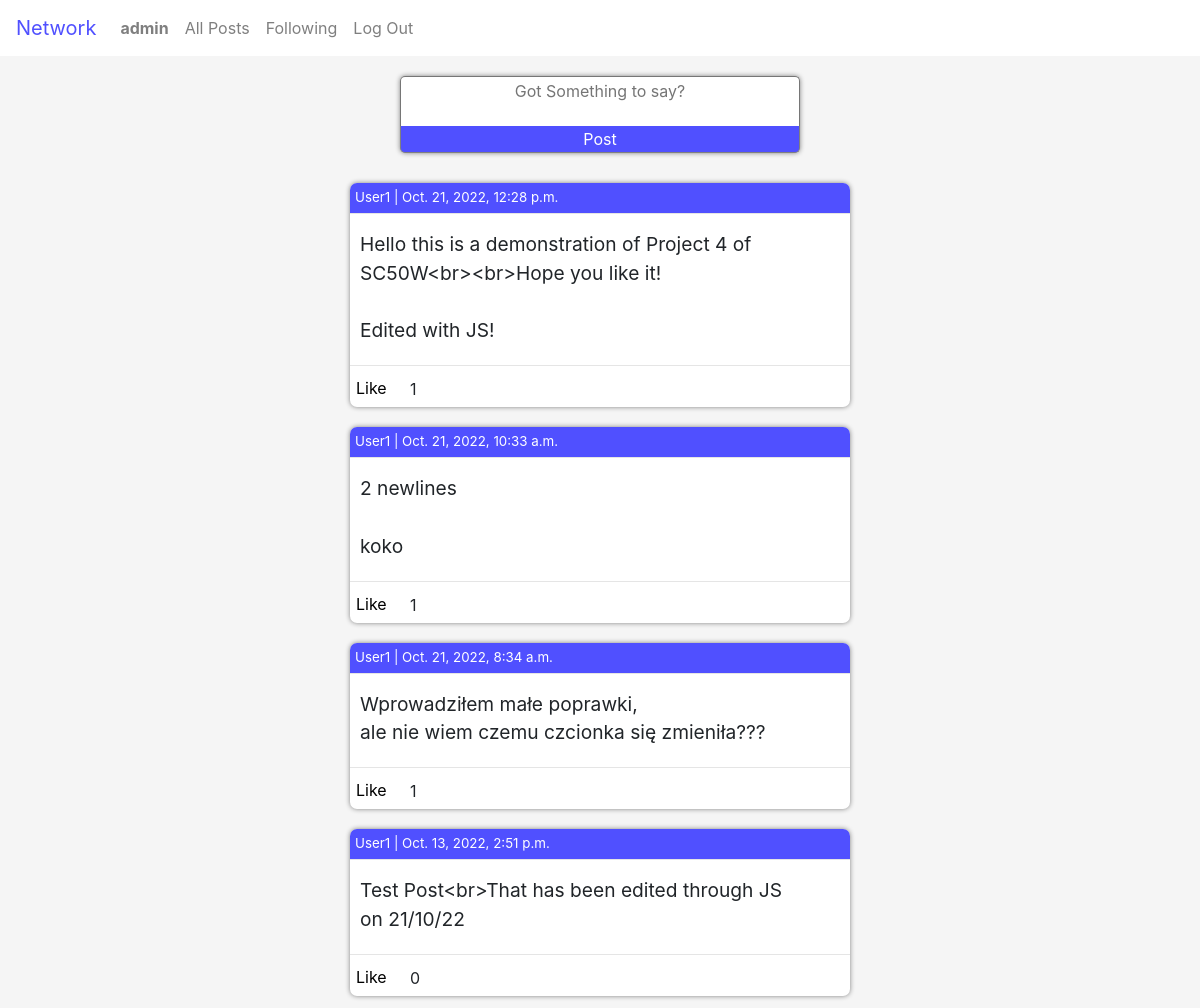
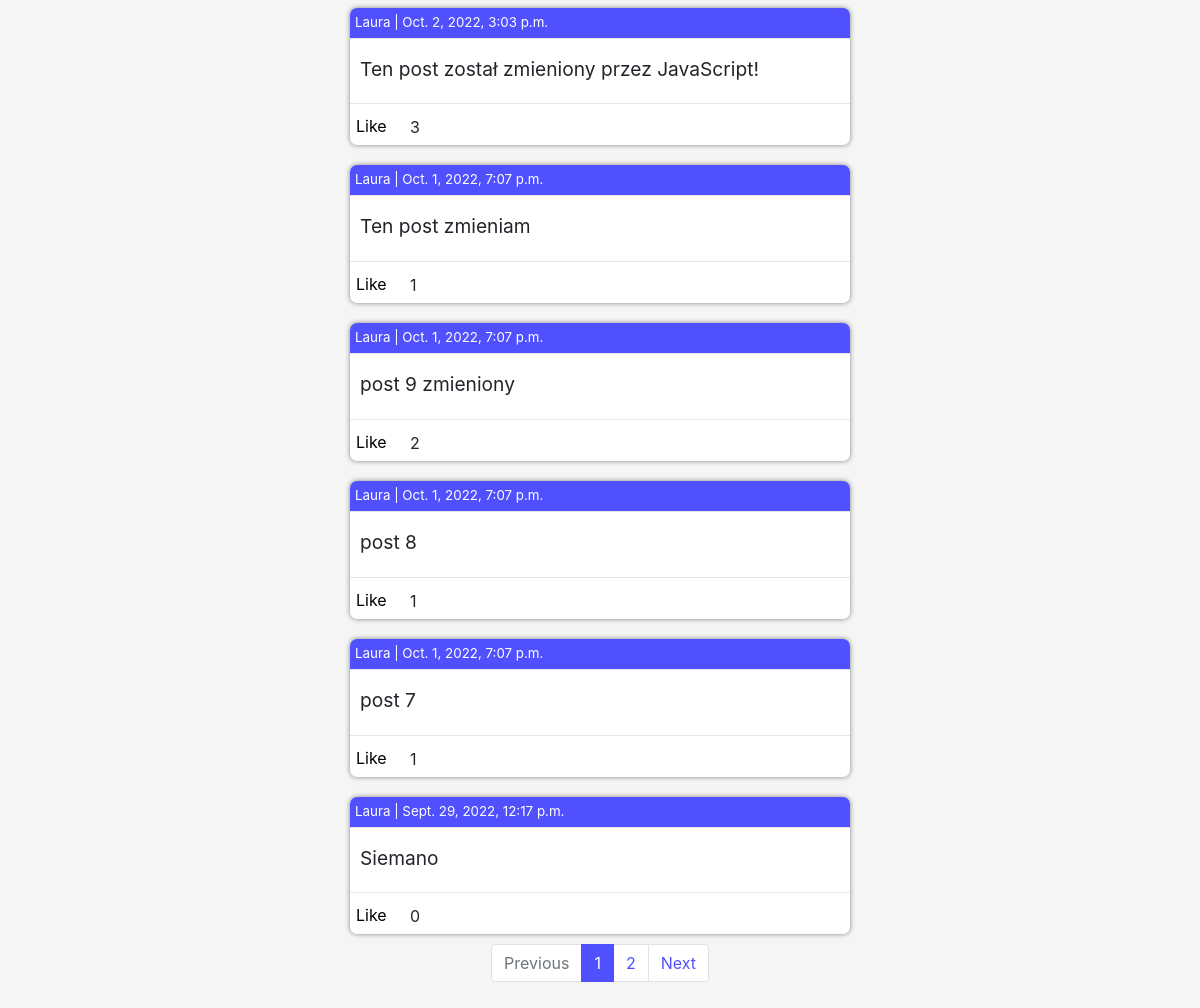
The app's page / (signed in) with its own data (2 pictures, top to bottom).
### network/models.py (models this page shows)
class User(AbstractUser):
    is_following = models.ManyToManyField('self', symmetrical=False, related_name='followed_by')
    followers = models.ManyToManyField('self', symmetrical=False)
    def __str__(self):
        return f'{self.username}'

class Post(models.Model):
    poster = models.ForeignKey(User, on_delete=models.CASCADE, related_name='posts')
    timestamp = models.DateTimeField(auto_now_add=True)
    body = models.TextField(max_length=300)
    likes = models.ManyToManyField(User, related_name='likes')

### network/views.py (the view, shortened to what this page needs)
# urls.py: path("", views.index, name="index"),
def index(request):
    post_form = PostForm()
    posts = Post.objects.all().order_by('-timestamp')
    paginator = Paginator(posts, 10)
    page_number = request.GET.get('page')
    page_obj = paginator.get_page(page_number)
    context = {
       'post_form': post_form,
       'page_obj': page_obj,
       'type':'index'
    }
    return render(request, "network/index.html", context)

### network/forms.py
class PostForm(ModelForm):
  class Meta:
    model = Post
    fields = ['body']
    labels = {
      'body': ''
    }
    widgets = {
      'body' : Textarea(attrs=
                        {'cols': 40,
                        'rows': 10,
                        'placeholder' : 'Got Something to say?'
                        })
    }

### network/templates/network/index.html (shortened to what this page needs)
{% extends "network/layout.html" %}
{% block body %}
    {% if type == 'index' %}
    <div id="post_form_container">
        <form action='' method='post' id='post_form_html'>
            {{post_form}}
            <input type='submit' value="Post" id='post_button'>
        </form>
    </div>
    {% endif %}
    <div id='feed'>
    {% for post in page_obj %}
        <div class='post'>
            <div class='poster'>
                <p class='poster_text'>
                <a href='{% url 'profile'  post.poster.id %}' class='profile_link'>{{post.poster}}</a>
                | {{post.timestamp}}
                </p>
            </div>
            <hr>
            <div class='post_body' id='post_div_{{ post.id }}'>
                <p class='post_body_text' id='post_{{ post.id }}'>{{post.body|linebreaksbr}}</p>
            </div>
            <hr>
            <div class='post_likes'>
                {% if request.user.is_authenticated %}
                    {% if request.user in post.likes.all %}
                        <button class='like_button' id='like_button_{{post.id}}'>Unlike</button>
                        <p class='likes' id='likes_{{post.id}}'>{{ post.likes.all.count }}</p>
                        {% elif request.user not in post.likes.all %}
                        <button class='like_button' id='like_button_{{post.id}}'>Like</button>
                        <p class='likes' id='likes_{{post.id}}'>{{ post.likes.all.count }}</p>
                    {% endif %}
                {% else %}
                    <p class='likes' id='likes_{{post.id}}' style ="position:static/">{{ post.likes.all.count }}</p>
                {% endif %}
            </div>
        </div>
    {% endfor %}
    <nav aria-label="Posts page navigation ">
        <ul class="pagination">
            {% if page_obj.has_previous%}
            <li class="page-item"><a class="page-link" href="?page={{ page_obj.previous_page_number }}">Previous</a></li>
            <li class="page-item"><a class="page-link" href="?page=1">1</a></li>
            {% else %}
            <li class="page-item disabled"><span class="page-link">Previous</span></li>
            {% endif %}
            <li class="page-item active"><span class="page-link" href="#">{{ page_obj.number }}</a></li>
            {% if page_obj.has_next %}
            <li class="page-item"><a class="page-link" href="?page={{ page_obj.next_page_number }}">{{ page_obj.next_page_number}}</a></li>
            <li class="page-item"><a class="page-link" href="?page={{ page_obj.paginator.num_pages }}">Next</a></li>
            {% else %}
            <li class="page-item disabled"><span class="page-link">Next</span></li>
            {% endif %}
        </ul>
    </nav>
    </div>
{% endblock %}

### network/templates/network/layout.html (shortened to what this page needs)
{% load static %}
<!DOCTYPE html>
<html lang="en">
    <head>
        <link rel="stylesheet" href="https://cdn.jsdelivr.net/npm/bootstrap@4.3.1/dist/css/bootstrap.min.css">
        <link href="{% static 'network/styles.css' %}" rel="stylesheet">
    </head>
    <body>
        <nav class="navbar navbar-expand-lg navbar-light">
            <a class="navbar-brand" href="{% url 'index' %}">Network</a>
            <div>
              <ul class="navbar-nav mr-auto">
                {% if user.is_authenticated %}
                    <li class="nav-item">
                        <a class="nav-link" href="{% url 'profile' request.user.id %}"><strong>{{ request.user.username }}</strong></a>
                    </li>
                {% endif %}
                <li class="nav-item">
                  <a class="nav-link" href="{% url 'index' %}">All Posts</a>
                </li>
                {% if user.is_authenticated %}
                    <li class="nav-item">
                        <a class="nav-link" href="{% url 'following' %}">Following</a>
                    </li>
                    <li class="nav-item">
                        <a class="nav-link" href="{% url 'logout' %}">Log Out</a>
                    </li>
                {% endif %}
              </ul>
            </div>
          </nav>
        <div class="body">
            {% block body %}
            {% endblock %}
        </div>
    </body>
</html>

### network/static/network/styles.css (style rules this page uses)
hr { margin-top:0 }
.navbar-light .navbar-brand { color:rgb(80, 80, 255) }
.page-item.active .page-link { background-color:rgb(80, 80, 255); border-color:rgb(80, 80, 255); }
.page-link { color: rgb(80, 80, 255); transition: 0.5s; }
#post_form_container { padding: 20px; justify-content: center; display:flex; background-color: whitesmoke; }
#id_body { border-radius:5px 5px 0 0 ; width: 400px; transition-duration: 1s; resize: none; height: 50px; display:block; border-bottom:none; text-align: center; }
#post_form_html { display:flex; justify-content: center; flex-direction: column; box-shadow: 0 0 5px gray; border-radius: 5px; }
#post_button { border-radius: 0 0 5px 5px; border:1px solid gray; border-top:none; position: relative; background-color: rgb(80, 80, 255); color:white }
#feed { padding:0 300px 10px 300px; justify-content: center; align-items: center; display: flex; flex-direction: column; background-color: whitesmoke; margin-bottom:0; }
.post { background-color: white; box-shadow:0 0 5px gray; width:500px; height:auto; min-height: 100px; margin:10px; overflow-wrap: break-word; border-radius:7px; padding:none; }
.poster { font-size: smaller; margin-bottom: none; background-color: rgb(80, 80, 255); border-radius: 7px 7px 0 0 ; padding: 5px; }
.poster_text { margin-bottom: 0; color:white }
.post_body { font-size: larger; position:relative; padding: 0 10px 0 10px; }
.post_body_text { margin: 0 0 20px 0; white-space: pre-wrap; }
.post_likes { bottom:0px; height:25px; position:relative; display:flex; flex-direction: row; margin-top:0; }
.like_button { height:25px; border:none; border-radius:0 5px 0 5px; position:absolute; left:0; background-color: transparent; transition-duration: 0.5s; bottom: 7px }
.likes { position:absolute; left:55px; padding-left:5px; bottom: -10px }
.profile_link { color:white; transition-duration: 0.5s; }

### records on screen
User: user.username "admin"
Post: poster "User1", timestamp "Oct. 21, 2022, 12:28 p.m.", body "Hello this is a demonstration of Project 4 of SC50W<br><br>Hope you like it! Edited with JS!", likes.all.count "1"
Post: poster "User1", timestamp "Oct. 21, 2022, 10:33 a.m.", body "2 newlines koko", likes.all.count "1"
Post: poster "User1", timestamp "Oct. 21, 2022, 8:34 a.m.", body "Wprowadziłem małe poprawki, ale nie wiem czemu czcionka się zmieniła???", likes.all.count "1"
Post: poster "User1", timestamp "Oct. 13, 2022, 2:51 p.m.", body "Test Post<br>That has been edited through JS on 21/10/22", likes.all.count "0"
Post: poster "Laura", timestamp "Oct. 2, 2022, 3:03 p.m.", body "Ten post został zmieniony przez JavaScript!", likes.all.count "3"
Post: poster "Laura", timestamp "Oct. 1, 2022, 7:07 p.m.", body "Ten post zmieniam", likes.all.count "1"
Post: poster "Laura", timestamp "Oct. 1, 2022, 7:07 p.m.", body "post 9 zmieniony", likes.all.count "2"
Post: poster "Laura", timestamp "Oct. 1, 2022, 7:07 p.m.", body "post 8", likes.all.count "1"
Post: poster "Laura", timestamp "Oct. 1, 2022, 7:07 p.m.", body "post 7", likes.all.count "1"
Post: poster "Laura", timestamp "Sept. 29, 2022, 12:17 p.m.", body "Siemano", likes.all.count "0"

### other values on screen
{{ page_obj.number }} "1"
{{ page_obj.next_page_number }} "2"
